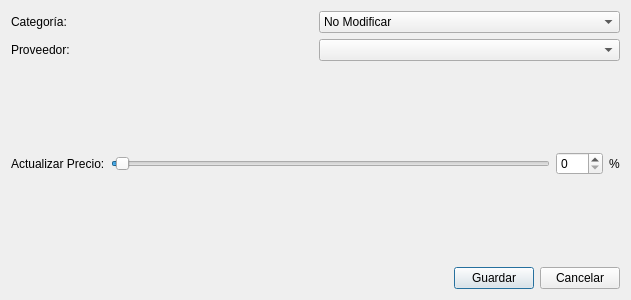
<?xml version="1.0" encoding="UTF-8"?>
<ui version="4.0">
 <class>DialogEditarMultiple</class>
 <widget class="QDialog" name="DialogEditarMultiple">
  <property name="geometry">
   <rect>
    <x>0</x>
    <y>0</y>
    <width>631</width>
    <height>300</height>
   </rect>
  </property>
  <property name="windowTitle">
   <string>Dialog</string>
  </property>
  <layout class="QVBoxLayout" name="verticalLayout">
   <item>
    <layout class="QHBoxLayout" name="horizontalLayout">
     <item>
      <widget class="QLabel" name="label">
       <property name="text">
        <string>Categoría:</string>
       </property>
      </widget>
     </item>
     <item>
      <widget class="QComboBox" name="comboBoxCategorias">
       <property name="minimumSize">
        <size>
         <width>200</width>
         <height>0</height>
        </size>
       </property>
       <item>
        <property name="text">
         <string>No Modificar</string>
        </property>
       </item>
       <item>
        <property name="text">
         <string>Ferretería</string>
        </property>
       </item>
       <item>
        <property name="text">
         <string>Pinturas</string>
        </property>
       </item>
       <item>
        <property name="text">
         <string>Electricidad</string>
        </property>
       </item>
       <item>
        <property name="text">
         <string>Bulonería</string>
        </property>
       </item>
       <item>
        <property name="text">
         <string>Cerrajería</string>
        </property>
       </item>
       <item>
        <property name="text">
         <string>Químicos</string>
        </property>
       </item>
       <item>
        <property name="text">
         <string>Sanitarios</string>
        </property>
       </item>
       <item>
        <property name="text">
         <string>Otros</string>
        </property>
       </item>
      </widget>
     </item>
    </layout>
   </item>
   <item>
    <layout class="QHBoxLayout" name="horizontalLayout_2">
     <item>
      <widget class="QLabel" name="label_2">
       <property name="text">
        <string>Proveedor:</string>
       </property>
      </widget>
     </item>
     <item>
      <widget class="QComboBox" name="comboBoxProveedores">
       <property name="minimumSize">
        <size>
         <width>180</width>
         <height>0</height>
        </size>
       </property>
      </widget>
     </item>
    </layout>
   </item>
   <item>
    <layout class="QHBoxLayout" name="horizontalLayout_5">
     <item>
      <widget class="QLabel" name="label_4">
       <property name="text">
        <string>Actualizar Precio:</string>
       </property>
      </widget>
     </item>
     <item>
      <widget class="QSlider" name="horizontalSlider">
       <property name="minimum">
        <number>0</number>
       </property>
       <property name="maximum">
        <number>100</number>
       </property>
       <property name="pageStep">
        <number>5</number>
       </property>
       <property name="value">
        <number>1</number>
       </property>
       <property name="orientation">
        <enum>Qt::Horizontal</enum>
       </property>
      </widget>
     </item>
     <item>
      <widget class="QSpinBox" name="spinBoxPorcentaje">
       <property name="maximum">
        <number>100</number>
       </property>
       <property name="singleStep">
        <number>5</number>
       </property>
       <property name="value">
        <number>0</number>
       </property>
      </widget>
     </item>
     <item>
      <widget class="QLabel" name="labelPorcentaje">
       <property name="text">
        <string>%</string>
       </property>
      </widget>
     </item>
    </layout>
   </item>
   <item>
    <layout class="QHBoxLayout" name="horizontalLayout_3">
     <item>
      <spacer name="horizontalSpacer">
       <property name="orientation">
        <enum>Qt::Horizontal</enum>
       </property>
       <property name="sizeHint" stdset="0">
        <size>
         <width>40</width>
         <height>20</height>
        </size>
       </property>
      </spacer>
     </item>
     <item>
      <widget class="QPushButton" name="pushButtonGuardar">
       <property name="text">
        <string>Guardar</string>
       </property>
      </widget>
     </item>
     <item>
      <widget class="QPushButton" name="pushButtonCancelar">
       <property name="text">
        <string>Cancelar</string>
       </property>
      </widget>
     </item>
    </layout>
   </item>
  </layout>
 </widget>
 <resources/>
 <connections>
  <connection>
   <sender>horizontalSlider</sender>
   <signal>valueChanged(int)</signal>
   <receiver>spinBoxPorcentaje</receiver>
   <slot>setValue(int)</slot>
   <hints>
    <hint type="sourcelabel">
     <x>433</x>
     <y>179</y>
    </hint>
    <hint type="destinationlabel">
     <x>583</x>
     <y>186</y>
    </hint>
   </hints>
  </connection>
  <connection>
   <sender>spinBoxPorcentaje</sender>
   <signal>valueChanged(int)</signal>
   <receiver>horizontalSlider</receiver>
   <slot>setValue(int)</slot>
   <hints>
    <hint type="sourcelabel">
     <x>587</x>
     <y>180</y>
    </hint>
    <hint type="destinationlabel">
     <x>442</x>
     <y>190</y>
    </hint>
   </hints>
  </connection>
 </connections>
</ui>
